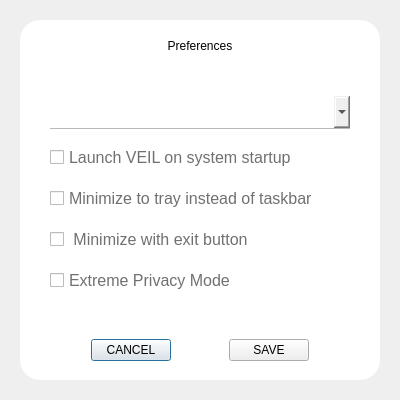
<?xml version="1.0" encoding="UTF-8"?>
<ui version="4.0">
 <class>SettingsPreferences</class>
 <widget class="QDialog" name="SettingsPreferences">
  <property name="geometry">
   <rect>
    <x>0</x>
    <y>0</y>
    <width>400</width>
    <height>400</height>
   </rect>
  </property>
  <property name="windowTitle">
   <string>Form</string>
  </property>
  <layout class="QVBoxLayout" name="verticalLayout">
   <property name="leftMargin">
    <number>20</number>
   </property>
   <property name="topMargin">
    <number>20</number>
   </property>
   <property name="rightMargin">
    <number>20</number>
   </property>
   <property name="bottomMargin">
    <number>20</number>
   </property>
   <item>
    <widget class="QFrame" name="frame">
     <property name="autoFillBackground">
      <bool>false</bool>
     </property>
     <property name="styleSheet">
      <string notr="true">#frame{
  background-color: white;
  padding: 10px 10px 10px 10px;
  border-radius:20px;
}</string>
     </property>
     <property name="frameShape">
      <enum>QFrame::StyledPanel</enum>
     </property>
     <property name="frameShadow">
      <enum>QFrame::Raised</enum>
     </property>
     <layout class="QVBoxLayout" name="verticalLayout_2">
      <item>
       <widget class="QLabel" name="labelTitle">
        <property name="maximumSize">
         <size>
          <width>16777215</width>
          <height>40</height>
         </size>
        </property>
        <property name="styleSheet">
         <string notr="true"/>
        </property>
        <property name="text">
         <string>Preferences</string>
        </property>
        <property name="alignment">
         <set>Qt::AlignCenter</set>
        </property>
       </widget>
      </item>
      <item>
       <spacer name="verticalSpacer_6">
        <property name="orientation">
         <enum>Qt::Vertical</enum>
        </property>
        <property name="sizeHint" stdset="0">
         <size>
          <width>20</width>
          <height>20</height>
         </size>
        </property>
       </spacer>
      </item>
      <item alignment="Qt::AlignHCenter">
       <widget class="QComboBox" name="comboLanguague">
        <property name="minimumSize">
         <size>
          <width>300</width>
          <height>0</height>
         </size>
        </property>
        <property name="maximumSize">
         <size>
          <width>300</width>
          <height>16777215</height>
         </size>
        </property>
        <property name="styleSheet">
         <string notr="true">border:0;
padding:8;
border-bottom:1px solid #bababa;</string>
        </property>
       </widget>
      </item>
      <item>
       <spacer name="verticalSpacer_2">
        <property name="orientation">
         <enum>Qt::Vertical</enum>
        </property>
        <property name="sizeType">
         <enum>QSizePolicy::Fixed</enum>
        </property>
        <property name="sizeHint" stdset="0">
         <size>
          <width>20</width>
          <height>10</height>
         </size>
        </property>
       </spacer>
      </item>
      <item alignment="Qt::AlignHCenter">
       <widget class="QCheckBox" name="checkBoxLaunch">
        <property name="minimumSize">
         <size>
          <width>300</width>
          <height>0</height>
         </size>
        </property>
        <property name="maximumSize">
         <size>
          <width>300</width>
          <height>16777215</height>
         </size>
        </property>
        <property name="styleSheet">
         <string notr="true">color:#707070;
font-size:16px;</string>
        </property>
        <property name="text">
         <string>Launch VEIL on system startup</string>
        </property>
       </widget>
      </item>
      <item>
       <spacer name="verticalSpacer">
        <property name="orientation">
         <enum>Qt::Vertical</enum>
        </property>
        <property name="sizeType">
         <enum>QSizePolicy::Fixed</enum>
        </property>
        <property name="sizeHint" stdset="0">
         <size>
          <width>20</width>
          <height>10</height>
         </size>
        </property>
       </spacer>
      </item>
      <item alignment="Qt::AlignHCenter">
       <widget class="QCheckBox" name="checkBoxMinTray">
        <property name="minimumSize">
         <size>
          <width>300</width>
          <height>0</height>
         </size>
        </property>
        <property name="maximumSize">
         <size>
          <width>300</width>
          <height>16777215</height>
         </size>
        </property>
        <property name="styleSheet">
         <string notr="true">color:#707070;
font-size:16px;</string>
        </property>
        <property name="text">
         <string>Minimize to tray instead of taskbar</string>
        </property>
       </widget>
      </item>
      <item>
       <spacer name="verticalSpacer_3">
        <property name="orientation">
         <enum>Qt::Vertical</enum>
        </property>
        <property name="sizeType">
         <enum>QSizePolicy::Fixed</enum>
        </property>
        <property name="sizeHint" stdset="0">
         <size>
          <width>20</width>
          <height>10</height>
         </size>
        </property>
       </spacer>
      </item>
      <item alignment="Qt::AlignHCenter">
       <widget class="QCheckBox" name="checkBoxMinExit">
        <property name="minimumSize">
         <size>
          <width>300</width>
          <height>0</height>
         </size>
        </property>
        <property name="maximumSize">
         <size>
          <width>300</width>
          <height>16777215</height>
         </size>
        </property>
        <property name="styleSheet">
         <string notr="true">color:#707070;
font-size:16px;</string>
        </property>
        <property name="text">
         <string> Minimize with exit button</string>
        </property>
       </widget>
      </item>
      <item>
       <spacer name="verticalSpacer_4">
        <property name="orientation">
         <enum>Qt::Vertical</enum>
        </property>
        <property name="sizeType">
         <enum>QSizePolicy::Fixed</enum>
        </property>
        <property name="sizeHint" stdset="0">
         <size>
          <width>20</width>
          <height>10</height>
         </size>
        </property>
       </spacer>
      </item>
      <item alignment="Qt::AlignHCenter">
       <widget class="QCheckBox" name="checkBoxPrivacy">
        <property name="minimumSize">
         <size>
          <width>300</width>
          <height>0</height>
         </size>
        </property>
        <property name="maximumSize">
         <size>
          <width>300</width>
          <height>16777215</height>
         </size>
        </property>
        <property name="styleSheet">
         <string notr="true">color:#707070;
font-size:16px;</string>
        </property>
        <property name="text">
         <string>Extreme Privacy Mode</string>
        </property>
       </widget>
      </item>
      <item>
       <spacer name="verticalSpacer_5">
        <property name="orientation">
         <enum>Qt::Vertical</enum>
        </property>
        <property name="sizeHint" stdset="0">
         <size>
          <width>20</width>
          <height>40</height>
         </size>
        </property>
       </spacer>
      </item>
      <item>
       <layout class="QHBoxLayout" name="horizontalLayout_2">
        <item>
         <spacer name="horizontalSpacer_2">
          <property name="orientation">
           <enum>Qt::Horizontal</enum>
          </property>
          <property name="sizeHint" stdset="0">
           <size>
            <width>40</width>
            <height>20</height>
           </size>
          </property>
         </spacer>
        </item>
        <item>
         <widget class="QPushButton" name="btnEsc">
          <property name="styleSheet">
           <string notr="true"/>
          </property>
          <property name="text">
           <string>CANCEL</string>
          </property>
         </widget>
        </item>
        <item>
         <spacer name="horizontalSpacer_4">
          <property name="orientation">
           <enum>Qt::Horizontal</enum>
          </property>
          <property name="sizeHint" stdset="0">
           <size>
            <width>40</width>
            <height>20</height>
           </size>
          </property>
         </spacer>
        </item>
        <item>
         <widget class="QPushButton" name="btnSave">
          <property name="styleSheet">
           <string notr="true"/>
          </property>
          <property name="text">
           <string>SAVE</string>
          </property>
         </widget>
        </item>
        <item>
         <spacer name="horizontalSpacer_3">
          <property name="orientation">
           <enum>Qt::Horizontal</enum>
          </property>
          <property name="sizeHint" stdset="0">
           <size>
            <width>40</width>
            <height>20</height>
           </size>
          </property>
         </spacer>
        </item>
       </layout>
      </item>
     </layout>
    </widget>
   </item>
  </layout>
 </widget>
 <resources/>
 <connections/>
</ui>
